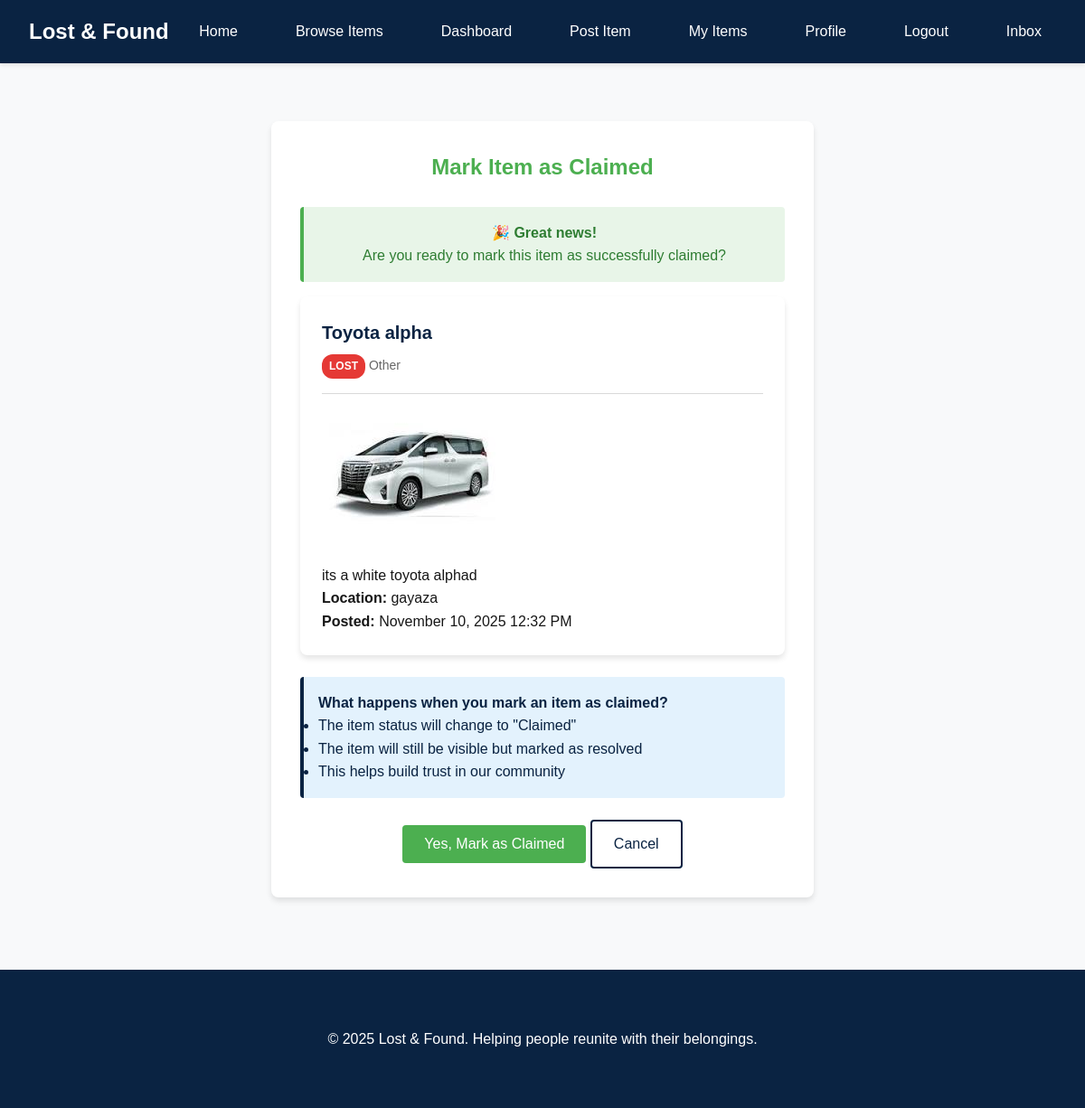
Page /items/6/claim/ (signed in) on the committed database.
### items/models.py (models this page shows, shortened)
class Item(models.Model):
    CATEGORY_CHOICES = [
        ('electronics', 'Electronics'),
        ('clothing', 'Clothing'),
        ('jewelry', 'Jewelry'),
        ('documents', 'Documents'),
        ('keys', 'Keys'),
        ('bags', 'Bags'),
        ('books', 'Books'),
        ('sports', 'Sports Equipment'),
        ('toys', 'Toys'),
        ('other', 'Other'),
    ]
    STATUS_CHOICES = [
        ('lost', 'Lost'),
        ('found', 'Found'),
        ('returned_to_owner', 'Returned to Owner'),
        ('archived', 'Archived'),
    ]
    title = models.CharField(max_length=200)
    description = models.TextField()
    category = models.CharField(max_length=50, choices=CATEGORY_CHOICES, default='other')
    status = models.CharField(max_length=20, choices=STATUS_CHOICES, default='lost')
    image = models.ImageField(
        upload_to='item_images/',
        blank=True,
        null=True,
        help_text="Upload an image of the item"
    )
    user = models.ForeignKey(
        settings.AUTH_USER_MODEL,
        on_delete=models.CASCADE,
        related_name='items'
    )
    location_lost_found = models.CharField(
        max_length=200,
        blank=True,
        help_text="Where was this item lost or found?"
    )
    date_lost_found = models.DateTimeField(
        blank=True,
        null=True,
        help_text="When was this item lost or found?"
    )
    contact_info = models.TextField(
        blank=True,
        help_text="Additional contact information or instructions"
    )
    is_active = models.BooleanField(default=True)
    created_at = models.DateTimeField(auto_now_add=True)
    updated_at = models.DateTimeField(auto_now=True)
    class Meta:
        ordering = ['-created_at']

### items/views.py (the view)
# urls.py: path('items/<int:pk>/claim/', views.mark_claimed, name='mark_claimed'),
@login_required
def mark_claimed(request, pk):
    item = get_object_or_404(Item, pk=pk, user=request.user)
    if request.method == 'POST':
        item.status = 'claimed'
        item.save()
        messages.success(request, f'Item "{item.title}" has been marked as claimed!')
        return redirect('item_detail', pk=item.pk)
    return render(request, 'items/mark_claimed.html', {'item': item})

### templates/items/mark_claimed.html (shortened to what this page needs)
{% extends 'base.html' %}
{% block content %}
<div class="form-container">
    <h2 class="text-center mb-3" style="color: var(--success-green);">Mark Item as Claimed</h2>
    <div class="alert alert-success text-center">
        <h4>🎉 Great news!</h4>
        <p>Are you ready to mark this item as successfully claimed?</p>
    </div>
    <div class="card">
        <div class="card-header">
            <h3 class="card-title">{{ item.title }}</h3>
            <div class="card-meta">
                <span class="badge badge-{{ item.status }}">{{ item.get_status_display }}</span>
                <span>{{ item.get_category_display }}</span>
            </div>
        </div>
        {% if item.image %}
            <img src="{{ item.image.url }}" alt="{{ item.title }}" style="max-width: 300px; max-height: 200px; object-fit: cover; border-radius: 4px; margin-bottom: 1rem;">
        {% endif %}
        <p>{{ item.description|truncatewords:30 }}</p>
        {% if item.location_lost_found %}
            <p><strong>Location:</strong> {{ item.location_lost_found }}</p>
        {% endif %}
        <p><strong>Posted:</strong> {{ item.created_at|date:"F d, Y g:i A" }}</p>
    </div>
    <div class="alert alert-info">
        <p><strong>What happens when you mark an item as claimed?</strong></p>
        <ul>
            <li>The item status will change to "Claimed"</li>
            <li>The item will still be visible but marked as resolved</li>
            <li>This helps build trust in our community</li>
        </ul>
    </div>
    <form method="post" class="text-center mt-3">
        <button type="submit" class="btn btn-success">Yes, Mark as Claimed</button>
        <a href="{% url 'item_detail' item.pk %}" class="btn btn-secondary">Cancel</a>
    </form>
</div>
{% endblock %}

### static/css/style.css (style rules this page uses)
:root { --primary-blue: #0A2342; --secondary-orange: #FF9F1C; --neutral-gray: #D9D9D9; --text-black: #171717; --success-green: #4CAF50; --error-red: #E53935; --white: #ffffff; }
* { margin: 0; padding: 0; box-sizing: border-box; }
body { font-family: 'Arial', sans-serif; line-height: 1.6; color: var(--text-black); background-color: #f8f9fa; }
.btn { display: inline-block; padding: 0.75rem 1.5rem; font-size: 1rem; text-decoration: none; border: none; border-radius: 4px; cursor: pointer; transition: all 0.3s ease; text-align: center; }
.btn-secondary { background-color: var(--white); color: var(--primary-blue); border: 2px solid var(--primary-blue); }
.btn-success { background-color: var(--success-green); color: var(--white); }
.form-container { background-color: var(--white); padding: 2rem; border-radius: 8px; box-shadow: 0 4px 6px rgba(0,0,0,0.1); max-width: 600px; margin: 0 auto; }
.card { background-color: var(--white); border-radius: 8px; box-shadow: 0 4px 6px rgba(0,0,0,0.1); padding: 1.5rem; margin-bottom: 1.5rem; transition: transform 0.3s ease, box-shadow 0.3s ease; }
.card-header { border-bottom: 1px solid var(--neutral-gray); padding-bottom: 1rem; margin-bottom: 1rem; }
.card-title { font-size: 1.25rem; font-weight: bold; color: var(--primary-blue); margin-bottom: 0.5rem; }
.card-meta { color: #666; font-size: 0.875rem; }
.alert { padding: 1rem; border-radius: 4px; margin-bottom: 1rem; border-left: 4px solid; }
.alert-success { background-color: #e8f5e8; border-color: var(--success-green); color: #2e7d32; }
.alert-info { background-color: #e3f2fd; border-color: var(--primary-blue); color: var(--primary-blue); }
.badge { display: inline-block; padding: 0.25rem 0.5rem; font-size: 0.75rem; font-weight: bold; text-transform: uppercase; border-radius: 12px; color: var(--white); }
.badge-lost { background-color: var(--error-red); }
.text-center { text-align: center; }
.mt-3 { margin-top: 1.5rem; }
.mb-3 { margin-bottom: 1.5rem; }

### rows in the picture
Item: title "Toyota alpha", status "LOST", category "Other", image (picture), description "its a white toyota alphad", location_lost_found "gayaza", created_at "November 10, 2025 12:32 PM"
